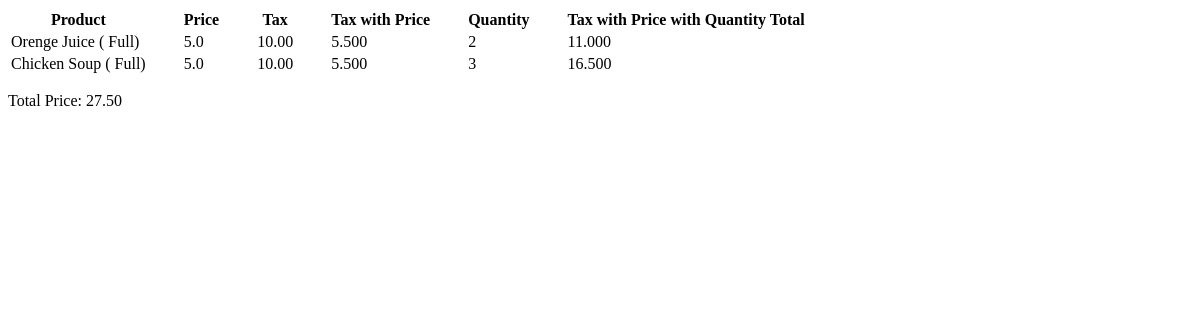
/report/5/, run on an earlier commit of the app's database.
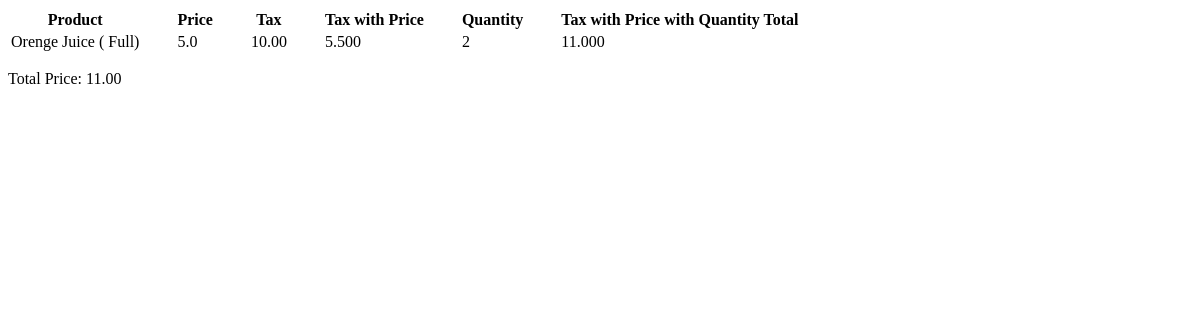
And on a later commit of the database.
### adminapp/models.py (models this page shows, shortened)
class Cart(models.Model):
    user = models.ForeignKey(User, on_delete=models.CASCADE)
    product_price = models.ForeignKey(ProductPrice, on_delete=models.CASCADE)
    quantity = models.PositiveIntegerField(default=1)
    product_price_dummy = models.CharField(max_length=100, null=True, blank=True)
    tax_dummy = models.CharField(max_length=100, null=True, blank=True)
    total = models.DecimalField(max_digits=10, decimal_places=2, null=True, blank=True)
    def get_total_price_with_tax_dummy(self):
        price = self.product_price_dummy
        tax_amount = Decimal(price) * Decimal(self.tax_dummy) / 100
        total_price_with_tax = (Decimal(price) + tax_amount)
        return total_price_with_tax
    def get_total_tax_with_price_and_quantity_dummy(self):
        price = self.product_price_dummy
        tax_amount = Decimal(price) * Decimal(self.tax_dummy) / 100
        total_tax_with_price_and_quantity = (tax_amount + Decimal(price)) * Decimal(self.quantity)
        return total_tax_with_price_and_quantity

class ProductPrice(models.Model):
    product = models.ForeignKey(Product, on_delete=models.CASCADE)
    name = models.CharField(max_length=50)
    actual_price = models.FloatField()
    discount_price = models.FloatField(null=True, blank=True)
    tax = models.DecimalField(max_digits=5, decimal_places=2)

class Product(models.Model):
    name = models.CharField(max_length=100)
    category = models.ManyToManyField(Category)
    image = models.ImageField(upload_to='product_image', null=True)
    description = models.CharField(max_length=100, null=True)
    availability = models.BooleanField(default=False)

class Order(models.Model):
    TYPE = (
        ('Home Delivery', 'Home Delivery'),
        ('Take Away', 'Take Away'),
    )
    PAYMENT_MODE = (
        ('Cash on Delivery', 'Cash on Delivery'),
        ('Card on Delivery', 'Card on Delivery'),
    )
    STATUS = (
        ('Pending', 'Pending'),
        ('Order Confirmed', 'Order Confirmed'),
        ('Order Don', 'Order Don'),
        ('Cancel', 'Cancel'),
    )
    cart = models.ManyToManyField(Cart)
    reference_number = models.CharField(max_length=100, unique=True)
    order_type = models.CharField(max_length=100, choices=TYPE)
    name = models.CharField(max_length=200)
    whatsapp_number = models.CharField(max_length=20)
    contact_number = models.CharField(max_length=20)
    address_one = models.CharField(max_length=500)
    address_two = models.CharField(max_length=500)
    address_three = models.CharField(max_length=500)
    order_note = models.CharField(max_length=500)
    payment_mode = models.CharField(max_length=100, choices=PAYMENT_MODE)
    date = models.DateField()
    time = models.TimeField()
    status = models.CharField(max_length=100, choices=STATUS, default='Pending', null=True, blank=True)
    def get_cart_total(self):
        total = Decimal(0)
        for cart_item in self.cart.all():
            total += cart_item.total
        return total

### adminapp/views.py (the view)
# urls.py: path('report/<int:order_id>/', views.report_detalis, name='report_detalis'),
def report_detalis(request, order_id):
    order = Order.objects.get(id= order_id)
    return render(request, 'report_detalis.html', {'order': order})

### adminapp/templates/report_detalis.html (shortened to what this page needs)
<!DOCTYPE html>
<html lang="en">
<head>
</head>
<body>
    <table>
        <thead>
          <tr>
            <th style="padding-right: 35px;">Product</th>
            <th style="padding-right: 35px;">Price</th>
            <th style="padding-right: 35px;">Tax</th>
            <th style="padding-right: 35px;">Tax with Price</th>
            <th style="padding-right: 35px;">Quantity</th>
            <th style="padding-right: 35px;">Tax with Price with Quantity Total</th>
          </tr>
        </thead>
        <tbody>
          {% for cart in order.cart.all %}
            <tr>
              <td style="padding-right: 35px;">{{ cart.product_price.product.name }} ( {{ cart.product_price.name}})</td>
            <td style="padding-right: 35px;">{{ cart.product_price_dummy }}</td>
            <td style="padding-right: 35px;">{{ cart.tax_dummy }}</td>
            <td style="padding-right: 35px;">{{ cart.get_total_price_with_tax_dummy }}</td>
            <td style="padding-right: 35px;">{{ cart.quantity }}</td>
            <td style="padding-right: 35px;">{{ cart.get_total_tax_with_price_and_quantity_dummy }}</td>
            </tr>
          {% endfor %}
        </tbody>
    </table>
    <p>Total Price: {{ order.get_cart_total }}</p>
</body>
</html>

What changed in the data, as far as the page shows it:
removed Cart: product_price.product.name "Chicken Soup", product_price.name "Full", product_price_dummy "5.0", tax_dummy "10.00", get_total_price_with_tax_dummy "5.500", quantity "3", get_total_tax_with_price_and_quantity_dummy "16.500"
computed for Order: get_cart_total "27.50" → "11.00"
